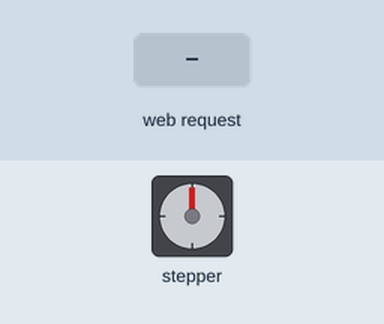
Recording of a sketch running on a simulated ESP8266 (NodeMCU). On the bench: stepper motor. Inputs (shaded band) come from the test bench. WiFi joins after 1.5 s; servers stay silent unless stated; stepper angles assume 1000 steps per turn; what the sketch prints to the serial monitor is not drawn.

Above: at 2.8 s.
2.9 s: HTTP request GET /?value= received
At 3.05 s:
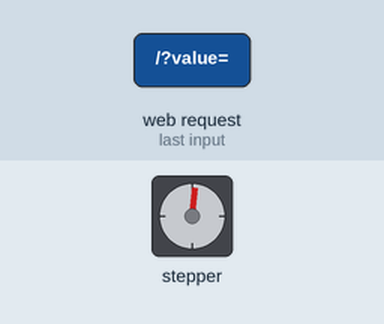
At 4.8 s:
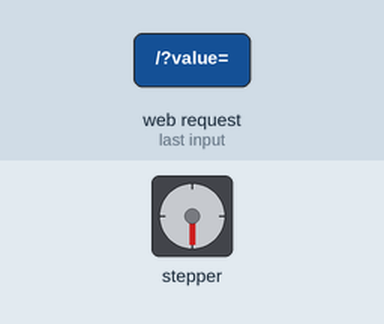
5.9 s: HTTP request GET /?value= received
At 6.15 s:
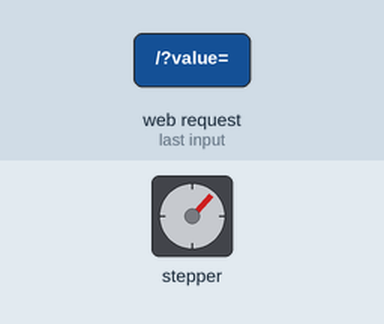
Timing chart, 0 to 10.4 s (numbered marks = the images above; inputs shaded):
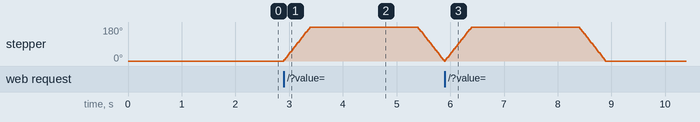

The sketch:

iotDoorhandle.ino.ino
```cpp
#include <ESP8266WiFi.h>
#include <Stepper.h>
//------------------ Pin Setup -----------------------//

//------------------ Pin Setup -----------------------//

//------------------- Wifi Setup -----------------------//
const char* ssid = "Tufts_Wireless";
const char* password = ""; //No Password
//------------------- Wifi Setup -----------------------//

WiFiServer server(80);
const int stepsPerRevolution = 750; //TODO: fix
Stepper myStepper(1000, 12,13);
String header;
float readingSum = 0;

void setup() {
  Serial.begin(115200); //subject to change
  delay(100);

  myStepper.setSpeed(60);

  Serial.println();
  Serial.println();
  Serial.println();

  Serial.print("Connecting to");
  Serial.print(ssid);
  WiFi.begin(ssid, password);

  while (WiFi.status() != WL_CONNECTED) {

    delay(500);
    Serial.print(".");
  }
  Serial.println(" connected");

  server.begin();
  Serial.printf("Web server started, open %s in a web browser\n", WiFi.localIP().toString().c_str());
}

String prepareHtmlPage() {
  String htmlPage =
    String("HTTP/1.1 200 OK\r\n") +
            "Content-Type: text/html\r\n" +
            "Connection: close\r\n" +  // the connection will be closed after completion of the response"  + "\n"  + "\n" +
            "\n"
            "<!DOCTYPE HTML>"  + "\n" +
            "<html>"  + "\n" +
            "<head>"  + "\n" +
            "<meta name=\"viewport\" content=\"width=device-width, initial-scale=1\">"  + "\n" +
            "<link rel=\"icon\" href=\"data:,\">"  + "\n" +
            "<style>"  + "\n" +
            "body {"  + "\n" +
            "text-align: center;"  + "\n" +
            "font-family: \"Trebuchet MS\", Arial;"  + "\n" +
            "margin-left:auto;"  + "\n" +
            "margin-right:auto;"  + "\n" +
            "}"  + "\n" +
            "</style>"  + "\n" +
            "<script src=\"https://ajax.googleapis.com/ajax/libs/jquery/3.3.1/jquery.min.js\"></script>"  + "\n" +
            "</head>"  + "\n" +
            "<body>"  + "\n" +
            "<button type=\"button\" id=\"pushButton\"  onclick=\"openDoor()\" />START KETTLE</button>"  + "\n" +
            "<script>"  + "\n" +
            "$.ajaxSetup({timeout:1000});"  + "\n" +
            "function openDoor() {"  + "\n" +
            "$.get(\"?value=\" + \"20\" + \"&\");"  + "\n" +
            "console.log(\"button pushed\")"  + "\n" +
            "{Connection: close};"  + "\n" +
            "}"  + "\n" +
            "</script>"  + "\n" +
            "</body>"  + "\n" +
            "</html>"  + "\n" +
            "\r\n";
  return htmlPage;
}

void loop() {
  header = "";
  String currentLine = "";
  WiFiClient client = server.available();
  if (client) {
//    Serial.print("new client");
    while (client.connected()) {
      if (client.available()) {
       char c = client.read();
//       Serial.write(c); //DATA ABOUT THE CLIENT
       header += c;
       if (c == '\n') {
        if (currentLine.length() == 0) {
          client.println(prepareHtmlPage());

          if(header.indexOf("GET /?value=")>=0) {
              Serial.println("button pushed");
              myStepper.step(stepsPerRevolution-250);
              delay(2000);
              myStepper.step(-(stepsPerRevolution -250));

          }
            client.println();
          break;
        } else {
          currentLine = "";
        }
      } else if (c != '\r') {
        currentLine += c;
      }
    }
   }
    header = "";
    delay(1);

    client.stop();
//    Serial.println("[Client disonnected]");
  }
}
```

Measured:
- after the input at 2.9 s, stepper: turns 180° clockwise in 0.48 s, then 180° counter-clockwise in 0.48 s
- after the input at 5.9 s, stepper: turns 180° clockwise in 0.48 s, then 180° counter-clockwise in 0.48 s
